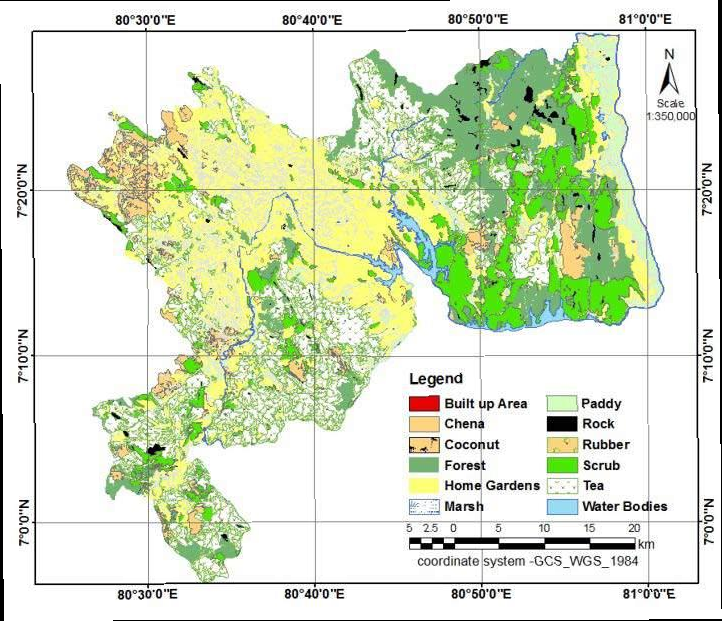
#> input picture Kandy Data/land_use.tif, 722 x 621 px, given in place of red3.png, which was not available
$ jupyter execute --allow-errors Satellite_Image_Processing.ipynb   (shell and % lines are left out)   (text cells are left out)
#> lines starting #> are read from the running program, lines starting #| are printed output that depends on the picture; after the words box and inside, x2 and y2 are one past the last pixel; in counts of white or black regions, pixels touching at a corner belong together; pictures that were not available may be replaced by others from this repository, and a replacement may not be noted
[cell 1]
import pandas as pd
from google.colab import drive
drive.mount('/content/gdrive')

[cell 2]
%cd '/content/gdrive/My Drive/Colab'

[cell 3]
import scipy
import sklearn
from sklearn.feature_extraction import image
from scipy.io import loadmat
import matplotlib.pyplot as plt
import matplotlib.image as mpimg
#> (the rest of this cell did not finish here and is left out)

[cell 4]
#DO THIS ONLY ONCE(THIS HAS ALREADY BEEN DONE)
from google.colab import files
uploaded=files.upload()
#> the answer given: land_use.tif

[cell 5]
from scipy.io import loadmat
#> (the rest of this cell did not finish here and is left out)

[cell 6]
import os
from scipy.io import loadmat
import numpy as np
import math
import matplotlib.pyplot as plt


def load_matlab_struct(folder='/content/gdrive/My Drive/Colab', file='imageKandy', view=False):
    if '.mat' in file:
        file = file.replace('.mat', '')

    dc = loadmat(folder + '/' + file, struct_as_record=True)
    struct = dc[file][0, 0]
    field_names = struct.dtype.names

    struct_dc = dict()

    for field in field_names:
        struct_dc[field] = struct[field]

    if view:
        cols = 4
        rows = math.ceil(len(field_names) / cols)
        plt.figure(figsize=(3*cols, 3*rows))
        for i in range(len(field_names)):
            field = field_names[i]
            plt.subplot(rows, cols, i+1)
            plt.imshow(struct_dc[field])
            plt.title(field)
        plt.suptitle(file)
        plt.show()


    return struct_dc

[cell 7]
import numpy as np

#from loading_functions import load_matlab_struct

folder = '/content/gdrive/My Drive/Colab'
# files = ['imageKandy', 'refImage']
files = ['imageKandy']


def main():
    dc = dict()
    for file in files:
        dc[file] = load_matlab_struct(folder, file, view=True)


#> (the rest of this cell did not finish here and is left out)

[cell 8]
def load_matlab_struct(folder='/content/gdrive/My Drive/Colab', file='imageKandy', view=False):
    if '.mat' in file:
        file = file.replace('.mat', '')

    dc = loadmat(folder + '/' + file, struct_as_record=True)
    struct = dc[file][0, 0]
    field_names = struct.dtype.names

    struct_dc = dict()

    for field in field_names:
        struct_dc[field] = struct[field]

    if view:
        cols = 1
        rows = 1
        plt.figure(figsize=(30, 30))
        for i in range(len(field_names)):
            field = field_names[4]
            plt.subplot(rows, cols, 0+1)
            plt.imshow(struct_dc[field])
            plt.title(field)
        plt.suptitle(file)
        plt.show()


folder = '/content/gdrive/My Drive/Colab'
# files = ['imageKandy', 'refImage']
files = ['imageKandy']


def main():
    dc = dict()
    for file in files:
        dc[file] = load_matlab_struct(folder, file, view=True)


#> (the rest of this cell did not finish here and is left out)

[cell 9]
def load_matlab_struct(folder='/content/gdrive/My Drive/Colab', file='imageKandy', view=False):
    if '.mat' in file:
        file = file.replace('.mat', '')

    dc = loadmat(folder + '/' + file, struct_as_record=True)
    struct = dc[file][0, 0]
    field_names = struct.dtype.names

    struct_dc = dict()

    for field in field_names:
        struct_dc[field] = struct[field]

    if view:
        cols = 1
        rows = 1
        plt.figure(figsize=(30, 30))
        for i in range(len(field_names)):
            field = field_names[4]
            plt.subplot(rows, cols, 0+1)
            plt.imshow(struct_dc[field],cmap=plt.get_cmap('gray'))
            plt.title(field)
            plt.savefig('red2')

        plt.suptitle(file)
        plt.show()


folder = '/content/gdrive/My Drive/Colab'
# files = ['imageKandy', 'refImage']
files = ['imageKandy']


def main():
    dc = dict()
    for file in files:
        dc[file] = load_matlab_struct(folder, file, view=True)


#> (the rest of this cell did not finish here and is left out)

[cell 10]
import cv2
from google.colab.patches import cv2_imshow
red1 = cv2.imread("/content/gdrive/My Drive/Colab/red3.png")
#> red1 is the input picture: shape (621, 722, 3); mean B, G, R 200.4, 228, 217.6
cv2_imshow(red1)

[cell 11]
edges= cv2.Canny(red1, 50,200)
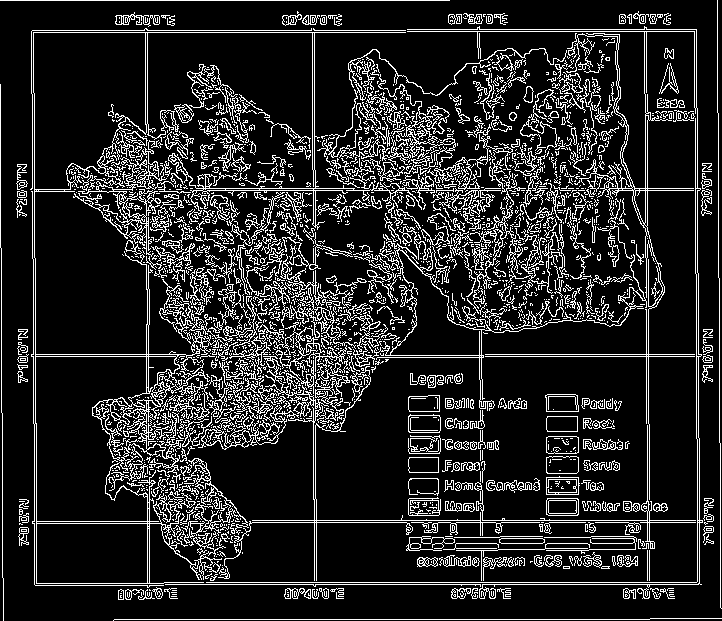
#> edges: shape (621, 722); 15.1% white in thin lines or dots

contours, hierarchy= cv2.findContours(edges.copy(), cv2.RETR_EXTERNAL, cv2.CHAIN_APPROX_NONE)
#> contours = 1945 contours, 1731 with area under 20; largest, box (x1, y1, x2, y2) and area: (31, 32, 422, 588) 28398, (353, 226, 647, 411) 4781, (206, 26, 703, 599) 2229, (73, 157, 191, 257) 1456, (218, 356, 540, 581) 907

number_of_objects_in_image= len(contours)
#> number_of_objects_in_image = 1945

print ("The number of objects in this image: ", str(number_of_objects_in_image))
#| The number of objects in this image:  1945

[cell 12]
edged = cv2.Canny(red1, 30, 200)
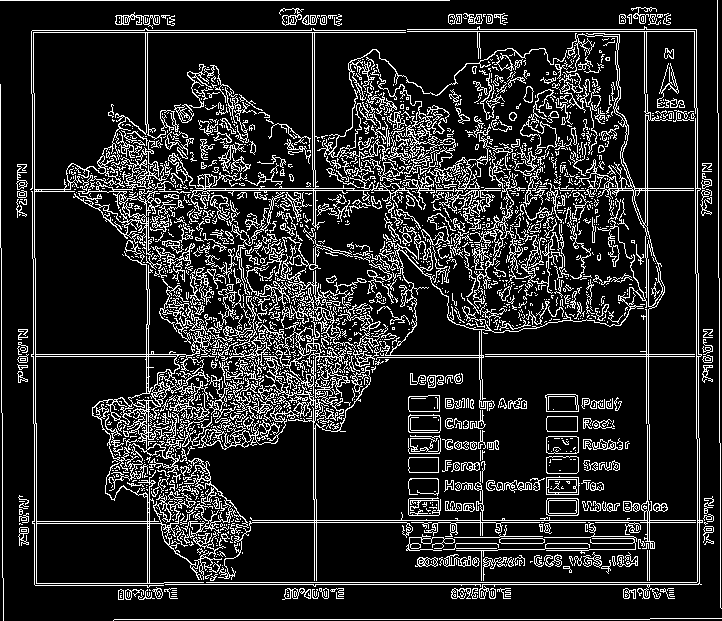
#> edged: shape (621, 722); 15.2% white in thin lines or dots
cv2.waitKey(0)


contours, hierarchy = cv2.findContours(edged,
    cv2.RETR_EXTERNAL, cv2.CHAIN_APPROX_NONE)
#> contours = 1942 contours, 1726 with area under 20; largest, box (x1, y1, x2, y2) and area: (31, 32, 422, 588) 28408, (353, 226, 647, 411) 4781, (206, 26, 703, 599) 2234, (73, 157, 191, 257) 1456, (218, 356, 540, 581) 1060

cv2_imshow(edged)
cv2.waitKey(0)

print("Number of Contours found = " + str(len(contours)))
#| Number of Contours found = 1942

[cell 13]
ret,thresh=cv2.threshold(red1,35,255,cv2.THRESH_BINARY)
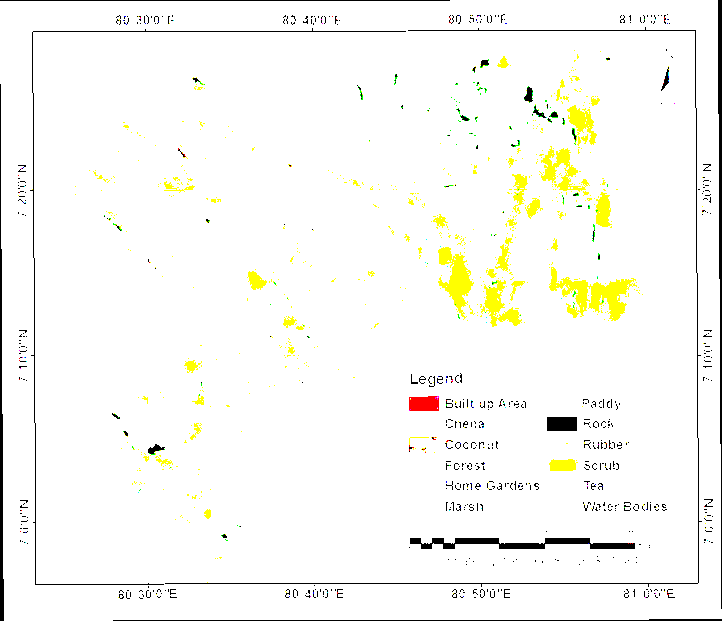
#> thresh: shape (621, 722, 3); mean B, G, R 243.1, 248.5, 248.5
cv2_imshow(thresh)
